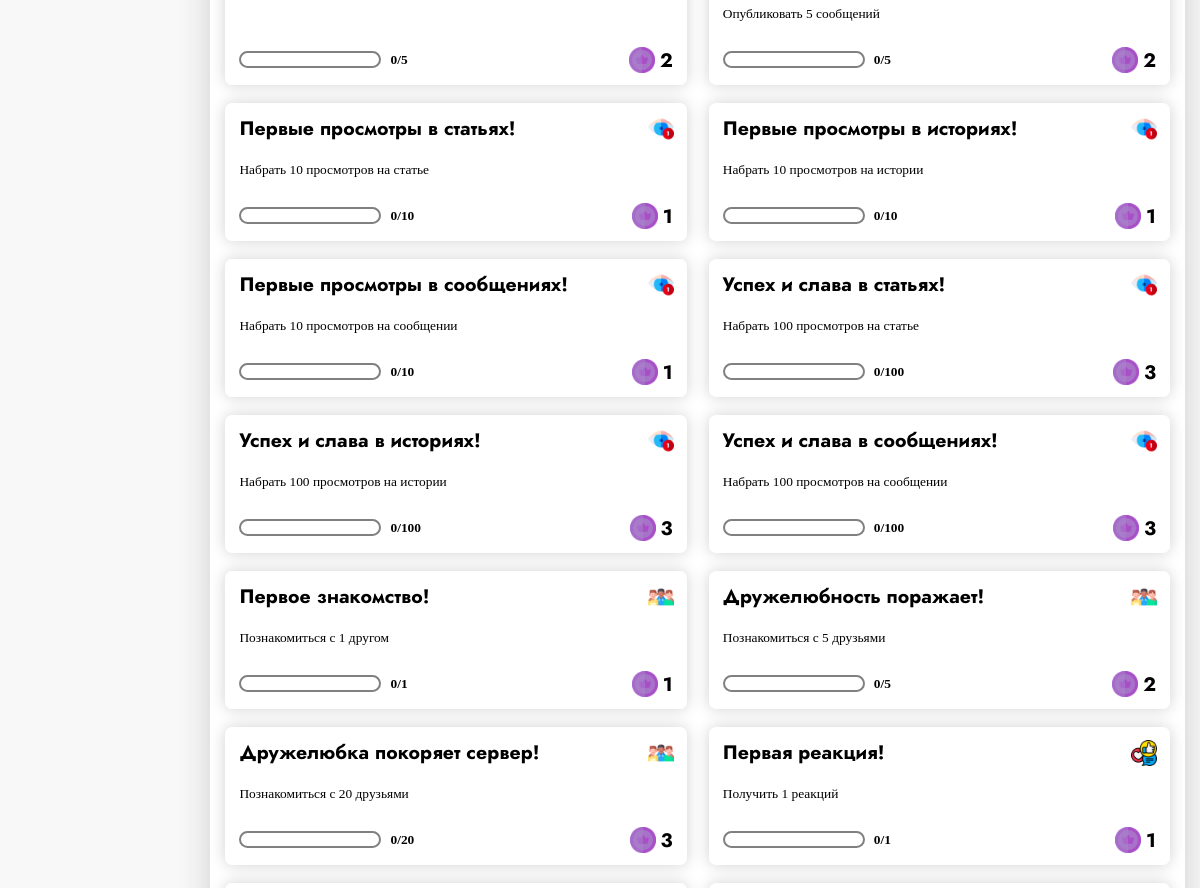
Before: /profile/alex/achievements (signed in, middle part) with the older database file.
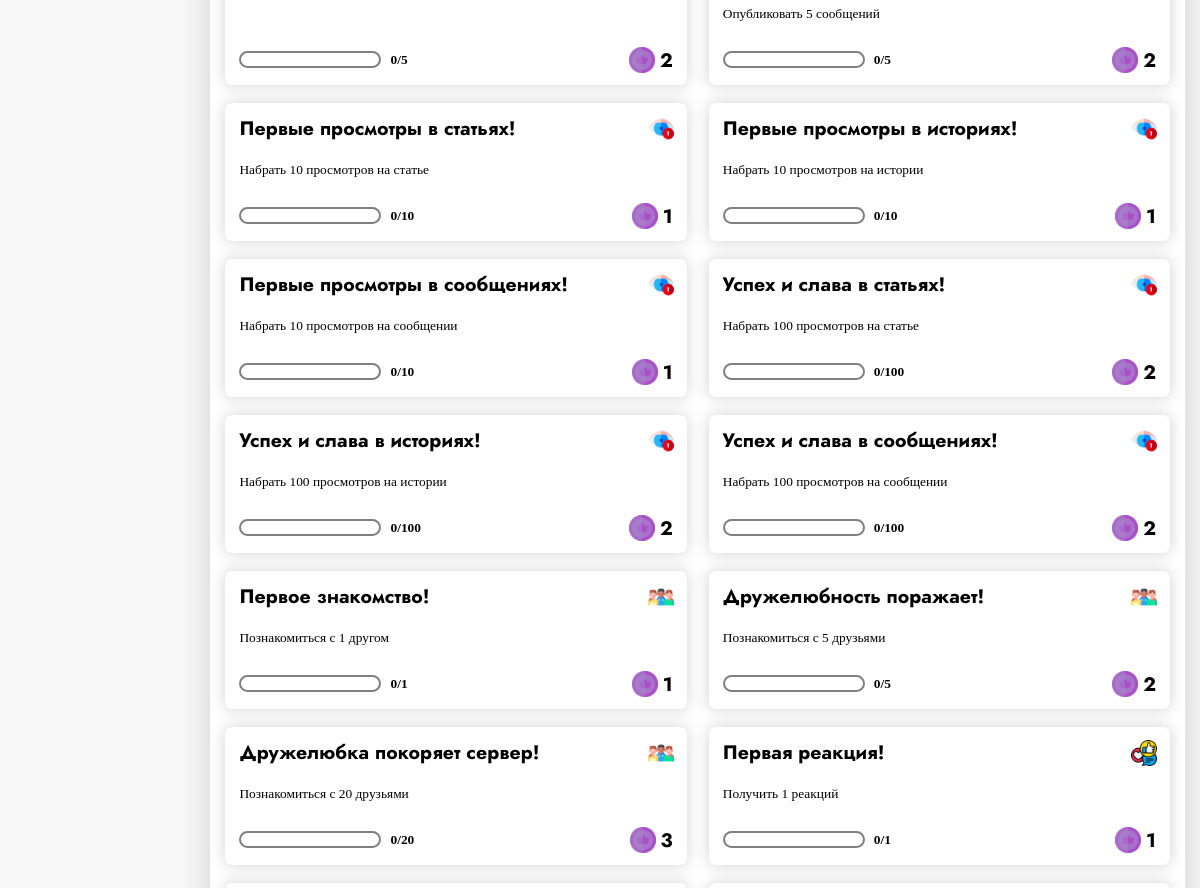
After: the same page with the newer database file.
### tables this page shows
CREATE TABLE achies (
                           id INTEGER PRIMARY KEY,
                           name VARCHAR(60) NOT NULL,
                           desc VARCHAR(120) NOT NULL,
                           price TINYINT NOT NULL,
                           img VARCHAR(100) NOT NULL,
                           points INTEGER NOT NULL
                           );

### app.py (the view)
@app.route('/profile/<name>/achievements', methods=['GET', 'POST'])
@login_required
def profile_achievements(name):
    form = GetPrizeAchieForm()
    return render_template('profile_achie.html',
                           title='Достижения',
                           links_header=db.get_info_menu_right(current_user),
                           links_header_text=db.get_info_menu_left(),
                           menu=db.profile_menu(),
                           achies=db.get_achies(current_user),
                           compl_achies=db.get_compl_achies(current_user),
                           form_exit=ExitForm(),
                           progress=db.get_progress_achies,
                           current_user=current_user,
                           form=form,
                           cnt_money=db.cnt_money(current_user),
                           cnt_all_money=db.cnt_all_money())

### app.py (called while the page is built)
@login_manager.user_loader
def load_user(user_id):
    return UserLogin().add_info_user(user_id, db)

### database.py (called while the page is built)
    def get_info_menu_right(self, current_user):
        if current_user.is_authenticated:
            self.cursor.execute('SELECT * FROM menu_logged')
            res = self.cursor.fetchall()
            return res
        self.cursor.execute('SELECT * FROM menu')
        res = self.cursor.fetchall()
        return res

    def get_info_menu_left(self):
        self.cursor.execute('SELECT * FROM menu_text')
        res = self.cursor.fetchall()
        return res

    def profile_menu(self):
        self.cursor.execute('SELECT * FROM menu_profile')
        return self.cursor.fetchall()

    def get_info_user(self, user_id):
        self.cursor.execute(f"""SELECT *
                                FROM users
                                WHERE id = {user_id}""")
        return self.cursor.fetchone()

    def cnt_money(self, current_user):
        self.cursor.execute(f'SELECT coins FROM users WHERE id = {current_user.get_id()}')
        return self.cursor.fetchone()['coins']

### user_login.py (called while the page is built)
    def add_info_user(self, user_id, db):
        self.__user = db.get_info_user(user_id)
        return self

### templates/profile_achie.html (shortened to what this page needs)
{% extends 'profile.html' %}
{% block window %}
  <div class = 'full_achies_div'>
    {% for achie in achies %}
      <div class = 'achie_div'>
        <div class = 'content_achie_div'>
          <div class = 'body_achie_div'>
            <img src = '{{achie["img"]}}' class = 'img_achie'>
            <h3 class = 'name_achie_text'> {{achie['name']}} </h3>
            <p class = 'desc_achie_text'> {{achie['desc']}} </p>
          </div>
          <div class = 'footer_achie_div'>
            <div class = 'full_progress_with_points_achie_div'>
              {% if progress(achie['id'], current_user) >= achie['points'] %}
              <form action = '/add_compl_achie_{{achie["id"]}}' method = 'post'>
                 {{form.submit(class = 'hover_submit', id = 'submit_filter')}}
              </form>
              {% else %}
              <div class = 'full_progress_achie_div'>
              </div>
              <div class = 'points_progress_achie_div'>
                <p class = 'points_progress_text'>
                  {{progress(achie['id'], current_user)}}/{{achie['points']}}
                </p>
              </div>
              {% endif %}
            </div>
            <div class = 'price_achie_div'>
              <img src = '/static/images/achies/money.png' class = 'money_achie_img'>
              <h3 class = 'price_achie_text'> {{achie['price']}} </h3>
            </div>
          </div>
        </div>
      </div>
      {% endfor %}
    </div>
{% endblock %}

Changed rows visible on the page:
changed achies "Успех и слава в статьях!": price "3" → "2"
changed achies "Успех и слава в историях!": price "3" → "2"
changed achies "Успех и слава в сообщениях!": price "3" → "2"
